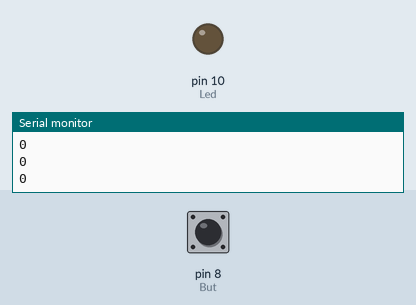
Simulated run of this sketch. Board: Arduino Uno, built with avr-gcc and run on an emulated ATmega328P. Shown: output pins drawn as LEDs (lit = HIGH), the last lines printed to the serial monitor. The inputs (shaded band) are chosen by the test bench; at power-on: pin 8 (But) LOW.

Above: at 1.8 s.
1.9 s: pin 8 (But) pulled HIGH for 0.6 s
At 2.8 s:
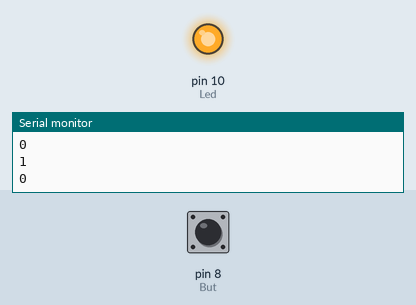
4.5 s: pin 8 (But) pulled HIGH for 3.2 s
At 9.8 s:
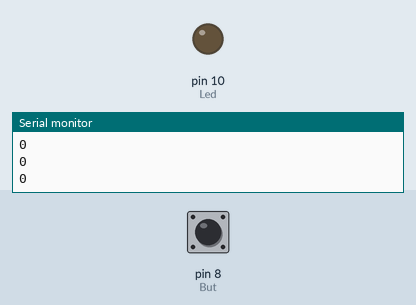
Timing chart, 0 to 11.3 s (numbered marks = the images above; inputs shaded):
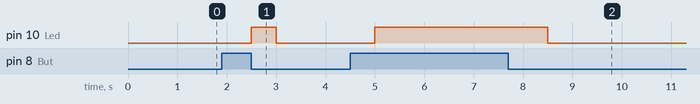

Measured:
- after the input at 1.9 s, pin 10 (Led): LOW → HIGH after 0.60 s, → LOW 0.50 s later
- after the input at 4.5 s, pin 10 (Led): LOW → HIGH after 0.50 s, → LOW 3.5 s later

The sketch:

buton_led.ino
```cpp
#define Led 10
#define But 8

int state = 0;


void setup() {
  pinMode(Led, OUTPUT);
  pinMode(But, INPUT);
  Serial.begin(9600);
}

void loop() {
  state = digitalRead(But);
  Serial.println(state);
  delay(500);

  if (state == 1) {
    digitalWrite(Led, HIGH);
  } else {
    digitalWrite(Led, LOW);
  }
}
```
